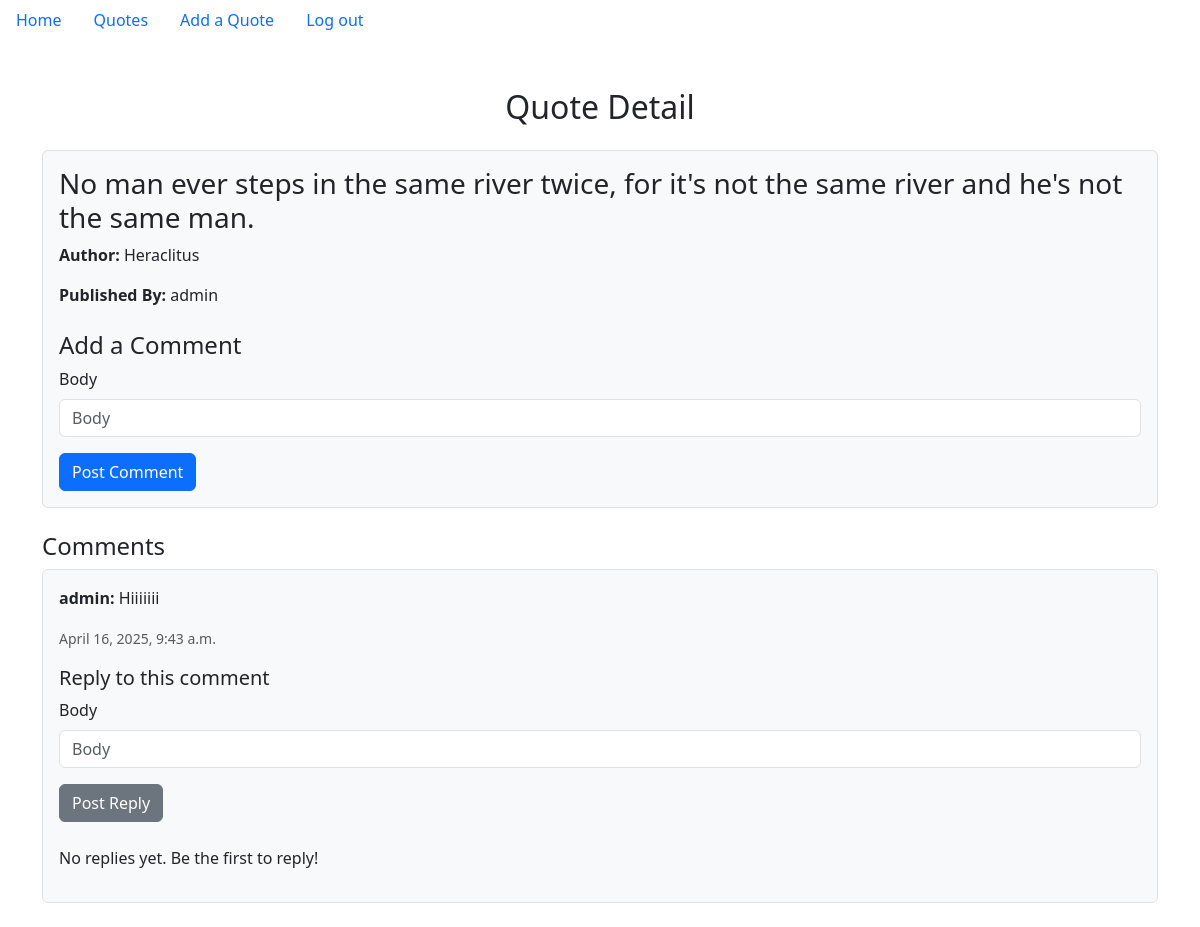
Page /quote/quote_detail/2/ (signed in) on the committed database.
### myApp/models.py (models this page shows, shortened)
class Quote(models.Model):
    body = models.CharField(max_length=500)
    publisher = models.ForeignKey(User, on_delete=models.CASCADE)
    author = models.CharField(max_length=260)
    like_numbers = models.PositiveSmallIntegerField(default=0)

class Comment(models.Model):
    publisher = models.ForeignKey(User, on_delete=models.CASCADE)
    body = models.CharField(max_length=250)
    created_at = models.DateTimeField(auto_now_add=True)
    quote = models.ForeignKey(Quote, on_delete=models.CASCADE, related_name='comments')

### myApp/views.py (the view)
# urls.py: path('quote/quote_detail/<int:pk>/', views.quote_detail, name='quote_detail'),
def quote_detail(request, pk):
    quote = get_object_or_404(Quote, pk=pk)
    comments = Comment.objects.filter(quote=quote)
    comment_form = CommentForm()
    subcomment_form = SubCommentForm()
    return render(request, 'myApp/quote_detail.html', {
        'quote': quote,
        'comments': comments,
        'comment_form': comment_form,
        'subcomment_form': subcomment_form
    })

### myApp/forms.py
class CommentForm(forms.ModelForm):
    class Meta:
        model = Comment
        fields = ['body']

class SubCommentForm(forms.ModelForm):
    class Meta:
        model = SubComment
        fields = ['body']

### templates/myApp/quote_detail.html (shortened to what this page needs)
{% extends 'base.html' %}
{% load django_bootstrap5 %}
{% block content %}
<div class="container mt-5">
  <h2 class="text-center mb-4">Quote Detail</h2>
  <div class="quote-details mb-4 p-3 border rounded bg-light">
    <h3>{{ quote.body }}</h3>
    <p><strong>Author:</strong> {{ quote.author }}</p>
    <p><strong>Published By:</strong> {{ quote.publisher.username }}</p>
    <div class="comment-form mt-4">
      <h4>Add a Comment</h4>
      <form method="POST" action="{% url 'add_comment' quote.pk %}">
        {% bootstrap_form comment_form %}
        <button type="submit" class="btn btn-primary">Post Comment</button>
      </form>
    </div>
  </div>
  <div class="comments mt-4">
    <h4>Comments</h4>
    {% for comment in comments %}
      <div class="comment mb-4 p-3 border rounded bg-light">
        <p><strong>{{ comment.publisher.username }}:</strong> {{ comment.body }}</p>
        <p class="text-muted"><small>{{ comment.created_at }}</small></p>
        <div class="subcomment-form mt-3">
          <h5>Reply to this comment</h5>
          <form method="POST" action="{% url 'add_subcomment' quote.pk comment.id %}">
            {% bootstrap_form subcomment_form %}
            <button type="submit" class="btn btn-secondary">Post Reply</button>
          </form>
        </div>
        <div class="subcomments mt-4 ml-4">
          {% for subcomment in comment.sub_comments.all %}
            <div class="subcomment mb-3 p-3 border-left">
              <p><strong>{{ subcomment.publisher.username }}:</strong> {{ subcomment.body }}</p>
              <p class="text-muted"><small>{{ subcomment.created_at }}</small></p>
            </div>
          {% empty %}
            <p>No replies yet. Be the first to reply!</p>
          {% endfor %}
        </div>
      </div>
    {% empty %}
      <p>No comments yet. Be the first to comment!</p>
    {% endfor %}
  </div>
</div>
{% endblock %}

### static/css/base.css (style rules this page uses)
body { background-color: cornsilk; }

### rows in the picture
Quote: body "No man ever steps in the same river twice, for it's not the same river and he's not the same man.", author "Heraclitus", publisher.username "admin"
Comment: publisher.username "admin", body "Hiiiiiii", created_at "April 16, 2025, 9:43 a.m."
